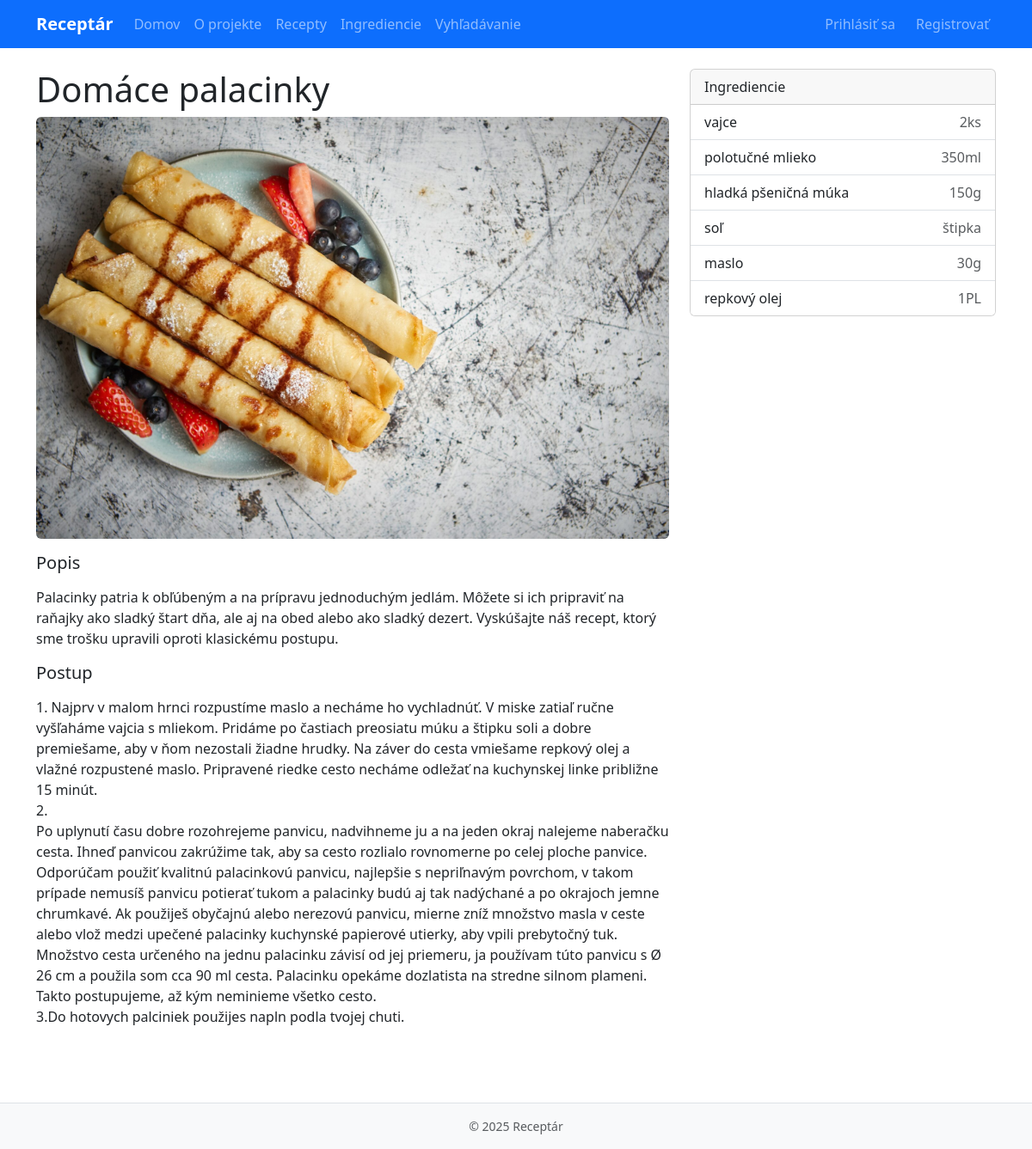
The page /recipes/7/ on the database its author committed.
### recipes/models.py (models this page shows, shortened)
class Recipe(models.Model):
    title = models.CharField(max_length=200)
    description = models.TextField(blank=True)
    instructions = models.TextField()
    image = models.ImageField(upload_to="recipes/", blank=True, null=True)
    created_by = models.ForeignKey(User, on_delete=models.CASCADE, related_name="recipes")
    created_at = models.DateTimeField(auto_now_add=True)
    ingredients = models.ManyToManyField(Ingredient, through="RecipeIngredient", related_name="recipes")
    class Meta:
        ordering = ["-created_at"]

class RecipeIngredient(models.Model):
    recipe = models.ForeignKey(Recipe, on_delete=models.CASCADE)
    ingredient = models.ForeignKey(Ingredient, on_delete=models.CASCADE)
    amount = models.CharField(max_length=50, blank=True)
    class Meta:
        unique_together = ("recipe", "ingredient")

class Ingredient(models.Model):
    name = models.CharField(max_length=120, unique=True)
    class Meta:
        ordering = ["name"]

### recipes/views.py (the view)
# urls.py: path("<int:pk>/", RecipeDetailView.as_view(), name="detail"),
class RecipeDetailView(DetailView):
    model = Recipe
    template_name = "recipes/recipe_detail.html"
    context_object_name = "recipe"

### templates/recipes/recipe_detail.html (shortened to what this page needs)
{% extends "base.html" %}
{% block content %}
<div class="row">
  <div class="col-md-8">
    <h1>{{ recipe.title }}</h1>
    {% if recipe.image %}
      <img src="{{ recipe.image.url }}" class="img-fluid rounded mb-3" alt="{{ recipe.title }}">
    {% endif %}
    <h5>Popis</h5>
    <p>{{ recipe.description|linebreaks }}</p>
    <h5>Postup</h5>
    <p>{{ recipe.instructions|linebreaks }}</p>
  </div>
  <div class="col-md-4">
    <div class="card">
      <div class="card-header">Ingrediencie</div>
      <ul class="list-group list-group-flush">
        {% for ri in recipe.recipeingredient_set.all %}
          <li class="list-group-item d-flex justify-content-between">
            <span>{{ ri.ingredient.name }}</span>
            <span class="text-muted">{{ ri.amount }}</span>
          </li>
        {% empty %}
          <li class="list-group-item">Bez ingrediencií</li>
        {% endfor %}
      </ul>
    </div>
  </div>
</div>
{% endblock %}

### rows shown on the page
Recipe: title "Domáce palacinky", image (picture), description "Palacinky patria k obľúbeným a na prípravu jednoduchým jedlám. Môžete si ich pripraviť na raňajky ako sladký štart dňa, ale aj na obed alebo ako sladký dezert. Vyskúšajte náš recept, ktorý sme trošku upravili oproti klasickému postupu.", instructions "1. Najprv v malom hrnci rozpustíme maslo a necháme ho vychladnúť. V miske zatiaľ ručne vyšľaháme vajcia s mliekom. Pridáme po častiach preosiatu múku a štipku soli a dobre premiešame, aby v ňom nezostali žiadne hrudky. Na záver do cesta vmiešame repkový olej a vlažné rozpustené maslo. Pripravené riedke cesto necháme odležať na kuchynskej linke približne 15 minút. 2. Po uplynutí času dobre rozohrejeme panvicu, nadvihneme ju a na jeden okraj nalejeme naberačku cesta. Ihneď panvicou zakrúžime tak, aby sa cesto rozlialo rovnomerne po celej ploche panvice. Odporúčam použiť kvalitnú palacinkovú panvicu, najlepšie s nepriľnavým povrchom, v takom prípade nemusíš panvicu potierať tukom a palacinky…"
RecipeIngredient: ingredient.name "vajce", amount "2ks"
RecipeIngredient: ingredient.name "polotučné mlieko", amount "350ml"
RecipeIngredient: ingredient.name "hladká pšeničná múka", amount "150g"
RecipeIngredient: ingredient.name "soľ", amount "štipka"
RecipeIngredient: ingredient.name "maslo", amount "30g"
RecipeIngredient: ingredient.name "repkový olej", amount "1PL"
